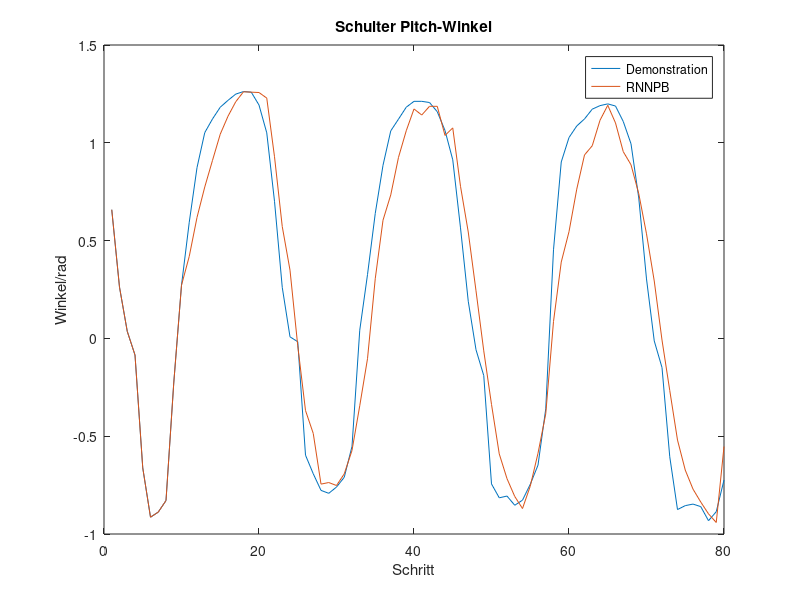
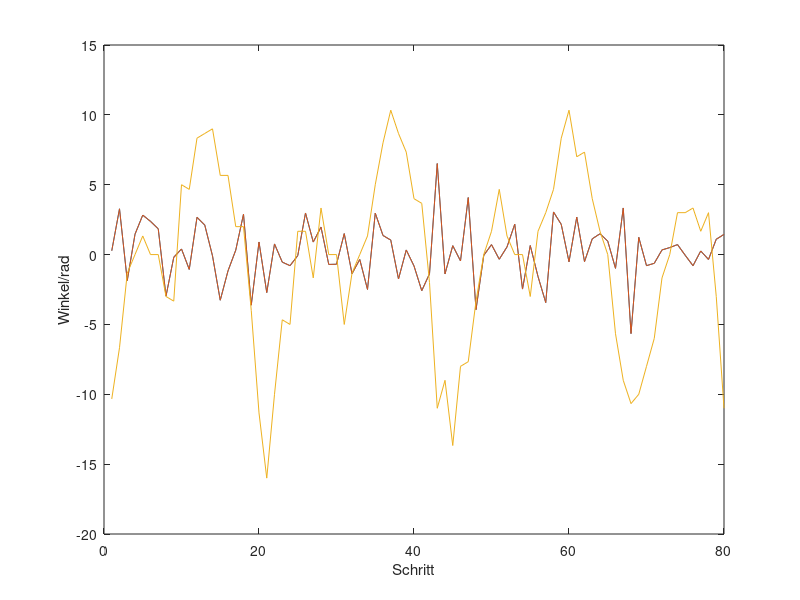

Write MATLAB code to recreate these figures, in order.
M = dlmread('anglesOut.txt');
sp = M(:,1);
%sr = M(:,2);
%ep = M(:,3);
%ey = M(:,4);

M3 = dlmread('objectPos.txt');
x = M3(:,1);
y = M3(:,2);
z = M3(:,3);

M2 = dlmread('test0.txt');
s = size(sp);
time = zeros(s);
rs_sp = M2(:,1);
% rs_sr = M2(:,2);
% rs_ep = M2(:,3);
% rs_ey = M2(:,4);
for i=1:s
 time(i) = i; 
 %rs_sp(i) = sp(i) + (-0.1 + (0.1-(-0.1)).*rand(1,1));
 %rs_sr(i) = sr(i) + (-0.1 + (0.1-(-0.1)).*rand(1,1));
 %rs_ep(i) = ep(i) + (-0.1 + (0.1-(-0.1)).*rand(1,1));
 %rs_ey(i) = ey(i) + (-0.1 + (0.1-(-0.1)).*rand(1,1));
 
end

f1=figure;
plot(time, sp, time, rs_sp)
legend('Demonstration','RNNPB');
title('Schulter Pitch-Winkel');
xlabel('Schritt') % x-axis label
ylabel('Winkel/rad') % y-axis label

% f2=figure;
% plot(time, sr, time, rs_sr)
% legend('Demonstration','RNNPB');
% title('Schulter Roll-Winkel');
% xlabel('Schritt') % x-axis label
% ylabel('Winkel/rad') % y-axis labell

% f3=figure;
% plot(time, ep, time, rs_ep );
% legend('Demonstration','RNNPB');
% title('Ellenbogen Pitch-Winkel');
% xlabel('Schritt') % x-axis label
% ylabel('Winkel/rad') % y-axis label

% f4=figure;
% plot(time, ey, time, rs_ey)
% legend('Demonstration','RNNPB');
% title('Ellenbogen Yaw-Winkel');
% xlabel('Schritt') % x-axis label
% ylabel('Winkel/rad') % y-axis label

f5=figure;
plot(time, x, time, x, time, z)
xlabel('Schritt') % x-axis label
ylabel('Winkel/rad') % y-axis label